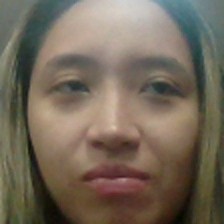
#> input picture iot_ia/backend/data/test/disgusto/rostro_disgusto_102.jpg, 224 x 224 px, given in place of the camera
$ python capturaEmociones.py
#> lines starting #> are read from the running program, lines starting #| are printed output that depends on the picture
import cv2
import os
import imutils

dataPath = r'C:\Users\foonky\OneDrive\Documentos\Cafeteria\iot_ia\backend\data\test'
emotionName = 'triste'

# =========================================================
emotionPath = os.path.join(dataPath, emotionName)
if not os.path.exists(emotionPath):
    print('Carpeta de emoción creada: ', emotionPath)
    os.makedirs(emotionPath)

current_files = [f for f in os.listdir(emotionPath) if f.endswith('.jpg')]
count = len(current_files)
initial_count = count

print(f"La carpeta '{emotionName}' ya contiene {count} imágenes. "
      f"Las nuevas imágenes comenzarán a guardarse a partir del índice {count}.")

# =========================================================
cap = cv2.VideoCapture(0, cv2.CAP_DSHOW)
faceClassif = cv2.CascadeClassifier(cv2.data.haarcascades + "haarcascade_frontalface_default.xml")

MAX_SAMPLES = initial_count + 100
print(f"--- Iniciando captura: {emotionName} ---")
print(f"--- El nuevo límite de captura es hasta el índice {MAX_SAMPLES} ---")

while True:
    ret, frame = cap.read()
#> frame is the input picture: shape (224, 224, 3); mean B, G, R 89.4, 104.7, 116.1
    if not ret:
        break

    frame = imutils.resize(frame, width=320)
#> frame: shape (320, 320, 3)
    gray = cv2.cvtColor(frame, cv2.COLOR_BGR2GRAY)
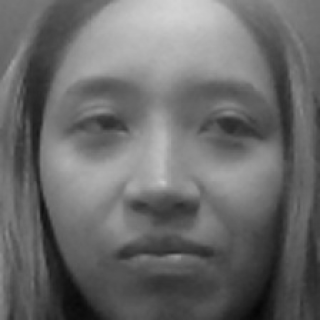
#> gray: shape (320, 320); min 5, max 211, mean 106.3
    auxFrame = frame.copy()
    faces = faceClassif.detectMultiScale(gray, 1.3, 5)
#> faces = [[28, 26, 255, 255]]

    for (x, y, w, h) in faces:
        rostro = auxFrame[y:y+h, x:x+w]
        rostro_resized = cv2.resize(rostro, (224, 224), interpolation=cv2.INTER_CUBIC)

        cv2.imwrite(os.path.join(emotionPath, f'rostro_{emotionName}_{count}.jpg'), rostro_resized)
        count += 1

        cv2.rectangle(frame, (x, y), (x+w, y+h), (0,255,0), 2)
        cv2.putText(frame, f"{emotionName}: {count}/{MAX_SAMPLES}", (10,20),
                    cv2.FONT_HERSHEY_SIMPLEX, 0.7, (0,255,255), 2)

        # --- Este break ahora SÍ funciona ---
        if count >= MAX_SAMPLES:
            break
#> this loop made 1 pass
#> (x, y, w, h, count) on pass 1: (28, 26, 255, 255, 1)
#> pass 1, `rostro = auxFrame[y:y+h, x:x+w]`:
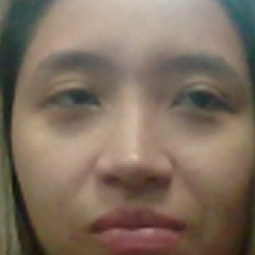
#> rostro: shape (255, 255, 3); mean B, G, R 95, 110.1, 126.8
#> after the loop:
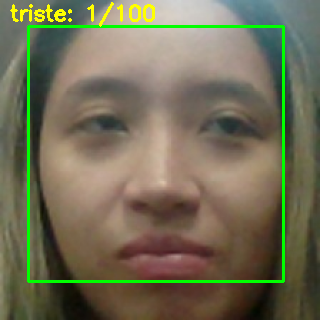
#> frame: shape (320, 320, 3); mean B, G, R 85.9, 110.6, 114.2
#> after the loop, count = 1

    cv2.imshow('Captura de Datos', frame)
    if cv2.waitKey(1) == 27:
#> (key Esc is pressed here)
        break
    if count >= MAX_SAMPLES:
        break

cap.release()
cv2.destroyAllWindows()

print(f"Captura finalizada. Se guardaron {count - initial_count} nuevas imágenes.")
#| Captura finalizada. Se guardaron 1 nuevas imágenes.
